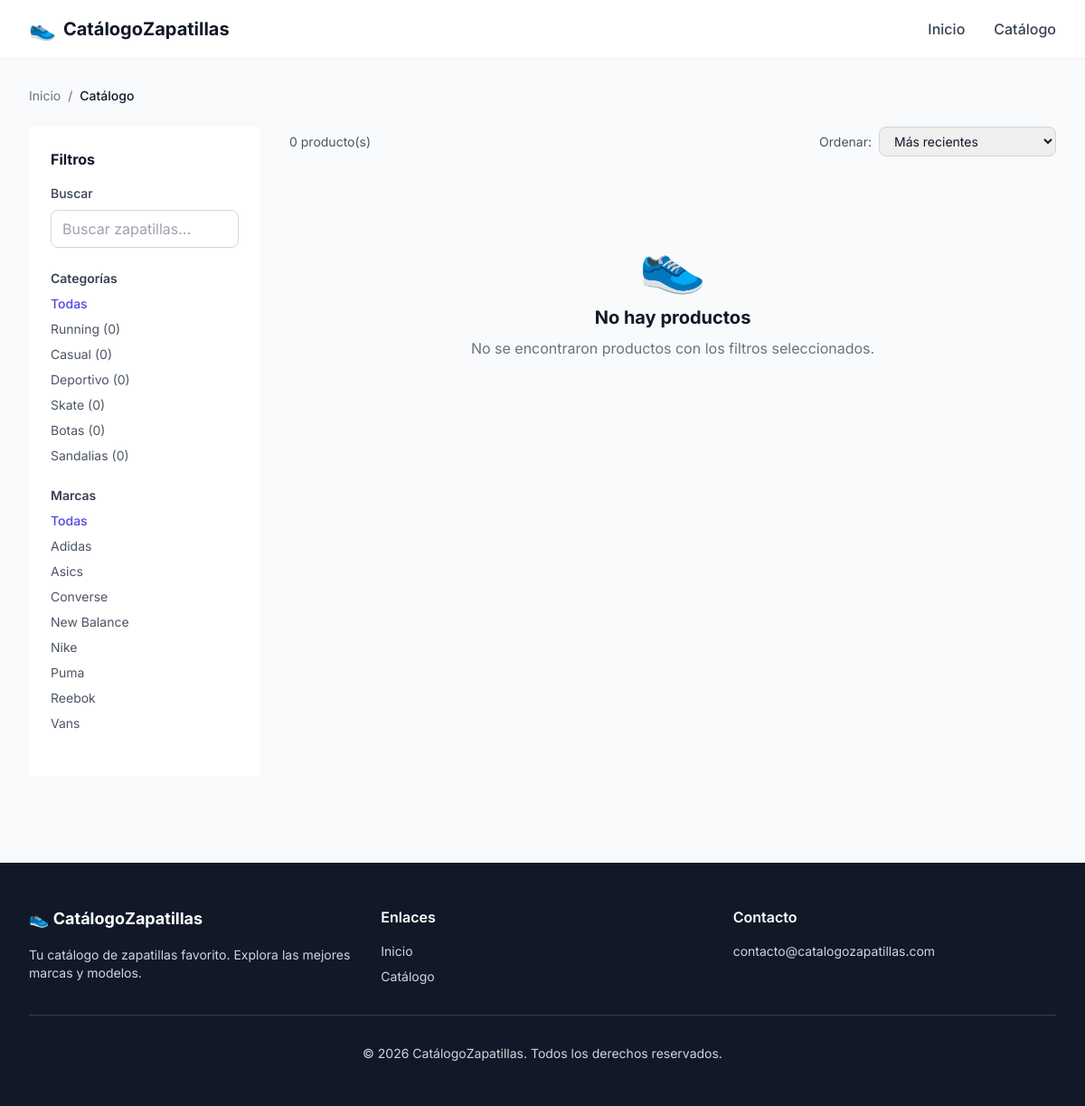
/catalogo, run on the app's committed database.
### tables this page shows
CREATE TABLE IF NOT EXISTS `categories` (
    `id` INT UNSIGNED AUTO_INCREMENT PRIMARY KEY,
    `name` VARCHAR(100) NOT NULL,
    `slug` VARCHAR(120) NOT NULL UNIQUE,
    `description` TEXT NULL,
    `parent_id` INT UNSIGNED NULL,
    `is_active` TINYINT(1) NOT NULL DEFAULT 1,
    `sort_order` INT NOT NULL DEFAULT 0,
    `created_at` TIMESTAMP DEFAULT CURRENT_TIMESTAMP,
    `updated_at` TIMESTAMP DEFAULT CURRENT_TIMESTAMP ON UPDATE CURRENT_TIMESTAMP,
    INDEX `idx_categories_name` (`name`),
    INDEX `idx_categories_parent` (`parent_id`),
    INDEX `idx_categories_is_active` (`is_active`),
    CONSTRAINT `fk_categories_parent` FOREIGN KEY (`parent_id`) REFERENCES `categories`(`id`) ON DELETE SET NULL ON UPDATE CASCADE
);

CREATE TABLE IF NOT EXISTS `brands` (
    `id` INT UNSIGNED AUTO_INCREMENT PRIMARY KEY,
    `name` VARCHAR(100) NOT NULL,
    `slug` VARCHAR(120) NOT NULL UNIQUE,
    `description` TEXT NULL,
    `logo_url` VARCHAR(255) NULL,
    `is_active` TINYINT(1) NOT NULL DEFAULT 1,
    `created_at` TIMESTAMP DEFAULT CURRENT_TIMESTAMP,
    `updated_at` TIMESTAMP DEFAULT CURRENT_TIMESTAMP ON UPDATE CURRENT_TIMESTAMP,
    INDEX `idx_brands_name` (`name`),
    INDEX `idx_brands_is_active` (`is_active`)
);

### app/Controllers/ProductController.php (called while the page is built, shortened)
<?php
final class ProductController extends BaseController
{
    public function catalog(): void
    {
        $db = Database::getInstance();
        $productModel = new Product($db);
        $categoryModel = new Category($db);
        $brandModel = new Brand($db);
        $filters = $this->getQueryData();
        $page = max(1, (int)($filters['page'] ?? 1));
        $result = $productModel->getAllActive($filters, $page);
        $categories = $categoryModel->getWithProductCount();
        $brands = $brandModel->getAllActive();
        $this->render('products/catalog', [
            'products'   => $result['items'],
            'total'      => $result['total'],
            'page'       => $result['page'],
            'pages'      => $result['pages'],
            'categories' => $categories,
            'brands'     => $brands,
            'filters'    => $filters,
            'metaTitle'  => 'Catálogo | Catálogo de Zapatillas',
            'metaDescription' => 'Descubre todas nuestras zapatillas disponibles.',
        ]);
    }
}

### index.php (called while the page is built, shortened)
<?php
require __DIR__ . '/bootstrap.php';
$router = new Router();
$router->get('/', [HomeController::class, 'index']);
$router->get('/catalogo', [ProductController::class, 'catalog']);
$router->get('/producto/{slug}', [ProductController::class, 'detail']);
$router->get('/api/search', [ProductController::class, 'searchAjax']);
$router->get('/admin/login', [AuthController::class, 'loginForm']);
$router->post('/admin/login', [AuthController::class, 'login']);
$router->get('/admin/logout', [AuthController::class, 'logout']);
$router->get('/admin/dashboard', [AdminController::class, 'dashboard']);
$router->get('/admin/productos', [AdminController::class, 'products']);
$router->get('/admin/productos/crear', [AdminController::class, 'productCreate']);
$router->post('/admin/productos/crear', [AdminController::class, 'productCreate']);
$router->get('/admin/productos/editar/{id}', [AdminController::class, 'productEdit']);
$router->post('/admin/productos/editar/{id}', [AdminController::class, 'productEdit']);
$router->post('/admin/productos/toggle/{id}', [AdminController::class, 'productToggle']);
$router->post('/admin/productos/eliminar/{id}', [AdminController::class, 'productDelete']);
$router->post('/admin/productos/imagen/eliminar/{id}', [AdminController::class, 'imageDelete']);
$router->get('/admin/categorias', [AdminController::class, 'categories']);
$router->post('/admin/categorias/crear', [AdminController::class, 'categoryCreate']);
$router->post('/admin/categorias/editar/{id}', [AdminController::class, 'categoryEdit']);
$router->get('/admin/marcas', [AdminController::class, 'brands']);
$router->post('/admin/marcas/crear', [AdminController::class, 'brandCreate']);
$router->post('/admin/marcas/editar/{id}', [AdminController::class, 'brandEdit']);
$router->get('/admin/usuarios', [AdminController::class, 'users']);
$router->get('/admin/usuarios/crear', [AdminController::class, 'userCreate']);
$router->post('/admin/usuarios/crear', [AdminController::class, 'userCreate']);
$router->get('/admin/usuarios/editar/{id}', [AdminController::class, 'userEdit']);
$router->post('/admin/usuarios/editar/{id}', [AdminController::class, 'userEdit']);
$router->get('/admin/auditoria', [AdminController::class, 'auditLogView']);
$method = $_SERVER['REQUEST_METHOD'];
$uri = Request::path();
try {
    $router->dispatch($method, $uri);
} catch (\Throwable $e) {
    if (APP_ENV === 'development') {
        throw $e;
    }
    http_response_code(500);
    require ROOT_PATH . '/app/Views/errors/500.php';
}

### public/index.php (called while the page is built, shortened)
<?php
require dirname(__DIR__) . '/index.php';

### bootstrap.php (called while the page is built, shortened)
<?php
require_once ROOT_PATH . '/config/database.php';
spl_autoload_register(static function (string $class): void {
    $prefix = 'App\\';
    $baseDir = ROOT_PATH . '/app/';
    $relativeClass = substr($class, strlen($prefix));
    $file = $baseDir . str_replace('\\', '/', $relativeClass) . '.php';
});

### app/Core/Database.php (called while the page is built, shortened)
<?php
final class Database
{
    private PDO $pdo;
    private function __construct()
    {
        $dsn = sprintf(
            'mysql:host=%s;port=%s;dbname=%s;charset=%s',
            DB_HOST,
            DB_PORT,
            DB_NAME,
            DB_CHARSET
        );
        try {
            $this->pdo = new PDO($dsn, DB_USER, DB_PASS, [
                PDO::ATTR_ERRMODE            => PDO::ERRMODE_EXCEPTION,
                PDO::ATTR_DEFAULT_FETCH_MODE => PDO::FETCH_ASSOC,
                PDO::ATTR_EMULATE_PREPARES   => false,
            ]);
        } catch (PDOException $e) {
            throw new PDOException('Database connection failed: ' . $e->getMessage());
        }
    }
    public function query(string $sql, array $params = []): PDOStatement
    {
        $stmt = $this->pdo->prepare($sql);
        $stmt->execute($params);
        return $stmt;
    }
    public function fetchOne(string $sql, array $params = []): ?array
    {
        $result = $this->query($sql, $params)->fetch();
        return $result ?: null;
    }
    public function fetchAll(string $sql, array $params = []): array
    {
        return $this->query($sql, $params)->fetchAll();
    }
}

### app/Models/Category.php (called while the page is built, shortened)
<?php
final class Category
{
    public function getWithProductCount(): array
    {
        return $this->db->fetchAll(
            'SELECT c.*, COUNT(p.id) as product_count
             FROM categories c
             LEFT JOIN products p ON p.category_id = c.id AND p.is_active = 1
             WHERE c.is_active = 1
             GROUP BY c.id
             ORDER BY c.sort_order ASC, c.name ASC'
        );
    }
}

### app/Models/Brand.php (called while the page is built, shortened)
<?php
final class Brand
{
    public function getAllActive(): array
    {
        return $this->db->fetchAll(
            'SELECT * FROM brands WHERE is_active = 1 ORDER BY name ASC'
        );
    }
}

### app/Models/Product.php (called while the page is built, shortened)
<?php
final class Product
{
    public function getAllActive(array $filters = [], int $page = 1, int $perPage = 12): array
    {
        $where = 'WHERE p.is_active = 1';
        $params = [];
        $countSql = "SELECT COUNT(*) FROM products p
                     LEFT JOIN brands b ON p.brand_id = b.id
                     LEFT JOIN categories c ON p.category_id = c.id
                     {$where}";
        $total = $this->db->fetchOne($countSql, $params);
        $totalCount = (int)($total ? reset($total) : 0);
        $offset = ($page - 1) * $perPage;
        $orderBy = $filters['sort'] ?? 'p.created_at DESC';
        $sql = "SELECT p.*, b.name as brand_name, b.slug as brand_slug, c.name as category_name, c.slug as category_slug,
                       (SELECT pi.path FROM product_images pi WHERE pi.product_id = p.id AND pi.is_primary = 1 LIMIT 1) as primary_image,
                       (SELECT GROUP_CONCAT(ps.size ORDER BY ps.size ASC SEPARATOR ', ') FROM product_sizes ps WHERE ps.product_id = p.id) as sizes
                FROM products p
                LEFT JOIN brands b ON p.brand_id = b.id
                LEFT JOIN categories c ON p.category_id = c.id
                {$where}
                ORDER BY {$orderBy}
                LIMIT ? OFFSET ?";
        $params[] = $perPage;
        $params[] = $offset;
        return [
            'items' => $this->db->fetchAll($sql, $params),
            'total' => $totalCount,
            'page'  => $page,
            'pages' => (int)ceil($totalCount / $perPage),
        ];
    }
}

### app/Views/products/catalog.php (the view, shortened to what this page needs)
<div class="max-w-7xl mx-auto px-4 sm:px-6 lg:px-8 py-8">
    <nav class="flex mb-6 text-sm text-gray-500">
        <a href="/" class="hover:text-indigo-600">Inicio</a>
        <span class="mx-2">/</span>
        <span class="text-gray-900 font-medium">Catálogo</span>
    </nav>
    <div class="flex flex-col lg:flex-row gap-8">
        <aside id="filter-sidebar" class="fixed inset-y-0 left-0 z-40 w-72 bg-white shadow-xl border-r border-gray-200 transform -translate-x-full transition-transform duration-300 ease-in-out lg:relative lg:translate-x-0 lg:shadow-none lg:border-0 lg:w-64 lg:flex-shrink-0 lg:z-auto">
            <div class="p-6 overflow-y-auto h-full lg:h-auto">
                <h3 class="font-bold text-gray-900 mb-4 hidden lg:block">Filtros</h3>
                <div class="mb-6">
                    <label class="block text-sm font-medium text-gray-700 mb-2">Buscar</label>
                    <input type="text" id="search-input" value="<?= htmlspecialchars($filters['search'] ?? '') ?>" placeholder="Buscar zapatillas..." class="w-full px-3 py-2 border border-gray-300 rounded-lg focus:ring-2 focus:ring-indigo-500 focus:border-indigo-500">
                </div>
                <?php if (!empty($categories)): ?>
                <div class="mb-6">
                    <h4 class="text-sm font-semibold text-gray-700 mb-2">Categorías</h4>
                    <div class="space-y-2">
                        <a href="/catalogo" class="block text-sm <?= empty($filters['category']) ? 'text-indigo-600 font-medium' : 'text-gray-600 hover:text-indigo-600' ?>">Todas</a>
                        <?php foreach ($categories as $cat): ?>
                        <a href="/catalogo?category=<?= htmlspecialchars($cat['slug']) ?>" class="block text-sm <?= ($filters['category'] ?? '') === $cat['slug'] ? 'text-indigo-600 font-medium' : 'text-gray-600 hover:text-indigo-600' ?>">
                            <?= htmlspecialchars($cat['name']) ?> (<?= (int)$cat['product_count'] ?>)
                        </a>
                        <?php endforeach; ?>
                    </div>
                </div>
                <?php endif; ?>
                <?php if (!empty($brands)): ?>
                <div class="mb-6">
                    <h4 class="text-sm font-semibold text-gray-700 mb-2">Marcas</h4>
                    <div class="space-y-2">
                        <a href="/catalogo" class="block text-sm <?= empty($filters['brand']) ? 'text-indigo-600 font-medium' : 'text-gray-600 hover:text-indigo-600' ?>">Todas</a>
                        <?php foreach ($brands as $brand): ?>
                        <a href="/catalogo?brand=<?= htmlspecialchars($brand['slug']) ?>" class="block text-sm <?= ($filters['brand'] ?? '') === $brand['slug'] ? 'text-indigo-600 font-medium' : 'text-gray-600 hover:text-indigo-600' ?>">
                            <?= htmlspecialchars($brand['name']) ?>
                        </a>
                        <?php endforeach; ?>
                    </div>
                </div>
                <?php endif; ?>
            </div>
        </aside>
        <div class="flex-1">
            <div class="flex items-center justify-between mb-6">
                <div class="flex items-center gap-3">
                    <p class="text-sm text-gray-600"><?= $total ?> producto(s)</p>
                </div>
                <div class="flex items-center space-x-2">
                    <label class="text-sm text-gray-600 hidden sm:inline">Ordenar:</label>
                    <select id="sort-select" class="px-3 py-1.5 border border-gray-300 rounded-lg text-sm focus:ring-2 focus:ring-indigo-500">
                        <option value="p.created_at DESC" <?= ($filters['sort'] ?? '') === 'p.created_at DESC' ? 'selected' : '' ?>>Más recientes</option>
                    </select>
                </div>
            </div>
            <?php if (empty($products)): ?>
            <div class="text-center py-16">
                <div class="text-6xl mb-4">👟</div>
                <h3 class="text-xl font-bold text-gray-900 mb-2">No hay productos</h3>
                <p class="text-gray-500">No se encontraron productos con los filtros seleccionados.</p>
            </div>
            <?php endif; ?>
        </div>
    </div>
</div>

### app/Core/Router.php (shortened to what this page needs)
<?php
final class Router
{
    private array $routes = [];
    private function addRoute(string $method, string $path, array $handler, array $middleware): void
    {
        $pattern = preg_replace('/\{([a-zA-Z_]+)\}/', '(?P<$1>[a-zA-Z0-9_\-]+)', $path);
        $pattern = '#^' . $pattern . '$#';
        $this->routes[] = [
            'method'     => $method,
            'pattern'    => $pattern,
            'path'       => $path,
            'handler'    => $handler,
            'middleware' => $middleware,
        ];
    }
    public function dispatch(string $method, string $uri): void
    {
        $uri = '/' . trim((string)$uri, '/');
        $uri = $uri === '/' ? '/' : rtrim($uri, '/');
        foreach ($this->routes as $route) {
            if (preg_match($route['pattern'], $uri, $matches)) {
                $params = array_filter($matches, 'is_string', ARRAY_FILTER_USE_KEY);
                $params = array_map(fn($v) => is_numeric($v) ? (int)$v : $v, $params);
                [$controllerClass, $methodName] = $route['handler'];
                $controller = new $controllerClass();
                $controller->$methodName(...$params);
                return;
            }
        }
    }
}

### app/Views/layouts/main.php (style rules this page uses)
body { font-family: 'Inter', sans-serif; }

### data on the page
categories: name "Running", product_count "0"
categories: name "Casual", product_count "0"
categories: name "Deportivo", product_count "0"
categories: name "Skate", product_count "0"
categories: name "Botas", product_count "0"
categories: name "Sandalias", product_count "0"
brands: name "Adidas"
brands: name "Asics"
brands: name "Converse"
brands: name "New Balance"
brands: name "Nike"
brands: name "Puma"
brands: name "Reebok"
brands: name "Vans"

### other printed values
$total "0"
